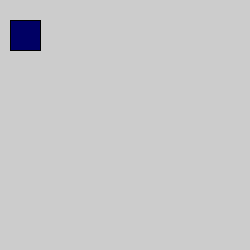
Frame 1 (no input)
Frame 60 (the mouse pressed at the canvas centre just before this capture): identical to frame 1, image omitted
Frame 120 (the mouse held since frame 60 and released just before this capture): identical to frame 1, image omitted

The Processing sketch that drew this single still picture (run headless with seeded random() and noise(); from frame 60 on, the mouse is pressed at the canvas centre):

// Processing sketch: exercise_015_04
// ── exercise_015_04.pde
/* Owen Grimm
 
 Date
 
 Name of Sketch 
 
 Description of sketch 
 */
color a; 
color b;
boolean c;
void setup() {
  size (250, 250);
  a = color (150, 0, 0);
  b = color (0, 0, 100); 
  c = false;
}

void draw () {
  if (c) {
    fill (a);
  } else {
    fill(b);
  }
  rect (10, 20, 30, 30);
}
void keyPressed () {
  if (c) {
    c=false;
  } else {
    c=true;
  }
}
